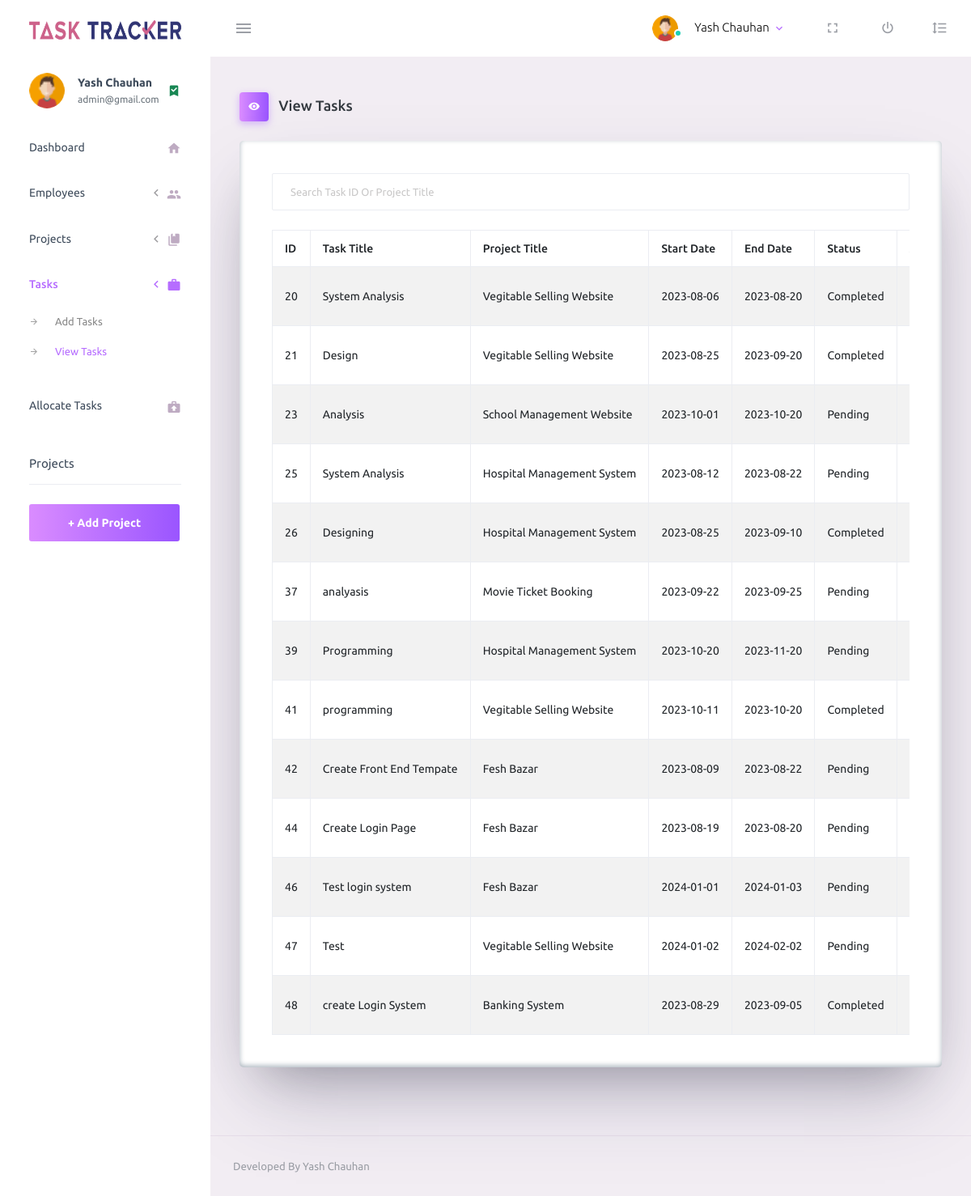
The app's page /admin/viewtask.php (signed in) with its own data.
### tables this page shows
CREATE TABLE IF NOT EXISTS `tasks` (
  `taskId` int(5) NOT NULL AUTO_INCREMENT,
  `projectId` int(5) NOT NULL,
  `taskTitle` varchar(50) NOT NULL,
  `discription` mediumtext,
  `startDate` date NOT NULL,
  `endDate` date NOT NULL,
  `status` varchar(50) NOT NULL DEFAULT 'Pending',
  PRIMARY KEY (`taskId`)
);

CREATE TABLE IF NOT EXISTS `projects` (
  `projectId` int(5) NOT NULL AUTO_INCREMENT,
  `discription` mediumtext,
  `title` varchar(50) NOT NULL,
  `startDate` date NOT NULL,
  `endDate` date NOT NULL,
  `status` varchar(50) NOT NULL DEFAULT 'Pending',
  `plateform` varchar(50) NOT NULL,
  `completionPer` int(3) NOT NULL DEFAULT '0',
  PRIMARY KEY (`projectId`)
);

### admin/viewtask.php (the view, shortened to what this page needs)
<!DOCTYPE html>
<html lang="en">
<head>
  <link rel="stylesheet" href="assets/vendors/mdi/css/materialdesignicons.min.css">
  <link rel="stylesheet" href="assets/vendors/css/vendor.bundle.base.css">
  <link rel="stylesheet" href="assets/css/style.css">
</head>
<body>
  <?php include("../connect.php"); ?>
  <div class="container-scroller">
    <?php include "partials/_navbar.php"; ?>
    <div class="container-fluid page-body-wrapper">
      <?php include "partials/_sidebar.php"; ?>
      <div class="main-panel">
        <div class="content-wrapper">
          <div class="page-header">
            <h3 class="page-title">
              <span class="page-title-icon bg-gradient-primary text-white me-2">
                <i class="mdi mdi-eye"></i>
              </span> View Tasks
            </h3>
          </div>
          <div class="row">
            <div class="col-lg-12 grid-margin stretch-card">
              <div class="card">
                <div class="card-body">
                  <div class="form-group">
                    <input type="text" class="form-control" id="search" placeholder="Search Task ID Or Project Title" onkeypress="searchid(this)" onkeyup="searchid(this)" onkeydown="searchid(this)">
                  </div>
                  <div class="table-responsive">
                    <table class="table table-bordered table-striped">
                      <thead>
                        <tr>
                          <th> ID </th>
                          <th> Task Title </th>
                          <th> Project Title </th>
                          <th> Start Date </th>
                          <th> End Date </th>
                          <th> Status </th>
                          <th> Action </th>
                        </tr>
                      </thead>
                      <tbody id="tabbody">
                        <?php
                        if ($conn) {
                          $cmd = "select t.*,p.title from tasks t,projects p where t.projectId = p.projectId";
                          $result = mysqli_query($conn, $cmd);
                          while ($row = mysqli_fetch_array($result)) {
                        ?>
                            <tr>
                              <td> <?php echo htmlentities($row["taskId"]); ?> </td>
                              <td> <?php echo htmlentities($row["taskTitle"]); ?> </td>
                              <td>
                                <?php echo htmlentities($row["title"]); ?>
                              </td>
                              <td>
                                <?php echo htmlentities($row["startDate"]); ?>
                              </td>
                              <td> <?php echo htmlentities($row["endDate"]); ?> </td>
                              <td> <?php echo htmlentities($row["status"]); ?> </td>
                              <td>
                              </td>
                            </tr>
                        <?php
                          }
                        }
                        ?>
                      </tbody>
                    </table>
                  </div>
                </div>
              </div>
            </div>
          </div>
        </div>
        <?php include "partials/_footer.php"; ?>
      </div>
    </div>
  </div>
</body>
</html>

### admin/partials/_navbar.php (shortened to what this page needs)
<?php
 include_once("../connect.php");
  if(!isset($_SESSION["adminid"]))
  {
    header("location:login.php");
  }
  else
  {
    $admin_id = $_SESSION["adminid"];
    $cmd_admin = "select * from admins where adminId='$admin_id'";
    $result_admin = mysqli_query($conn,$cmd_admin);
    $admin = mysqli_fetch_array($result_admin);
  }
?>
<nav class="navbar default-layout-navbar col-lg-12 col-12 p-0 fixed-top d-flex flex-row">
  <div class="text-center navbar-brand-wrapper d-flex align-items-center justify-content-center">
    <a class="navbar-brand brand-logo" href="index.php"><img src="image/logo2.png" style="width:200px;height:40px;" alt="logo" /></a>
  </div>
  <div class="navbar-menu-wrapper d-flex align-items-stretch">
    <button class="navbar-toggler navbar-toggler align-self-center" type="button" data-toggle="minimize">
      <span class="mdi mdi-menu"></span>
    </button>
    <ul class="navbar-nav navbar-nav-right">
      <li class="nav-item nav-profile dropdown">
        <a class="nav-link dropdown-toggle" id="profileDropdown" href="#" data-bs-toggle="dropdown" aria-expanded="false">
          <div class="nav-profile-img">
            <img src="assets/images/faces-clipart/pic-4.png" alt="image">
            <span class="availability-status online"></span>
          </div>
          <div class="nav-profile-text">
            <p class="mb-1 text-black"><?php echo htmlentities($admin["name"]); ?></p>
          </div>
        </a>
      </li>
      <li class="nav-item d-none d-lg-block full-screen-link">
        <a class="nav-link">
          <i class="mdi mdi-fullscreen" id="fullscreen-button"></i>
        </a>
      </li>
      <li class="nav-item nav-logout d-none d-lg-block">
        <a class="nav-link" href="logout.php">
          <i class="mdi mdi-power"></i>
        </a>
      </li>
      <li class="nav-item nav-settings d-none d-lg-block">
        <a class="nav-link" href="#">
          <i class="mdi mdi-format-line-spacing"></i>
        </a>
      </li>
    </ul>
  </div>
</nav>

### admin/partials/_sidebar.php (shortened to what this page needs)
<nav class="sidebar sidebar-offcanvas" id="sidebar">
<ul class="nav">
    <li class="nav-item nav-profile">
      <a href="adminprofile.php" class="nav-link">
        <div class="nav-profile-image">
          <img src="assets\images\faces-clipart\pic-4.png" alt="profile">
        </div>
        <div class="nav-profile-text d-flex flex-column">
          <span class="font-weight-bold mb-2"><?php echo htmlentities($admin["name"]); ?></span>
          <span class="text-secondary text-small"><?php echo htmlentities($admin["emailId"]); ?></span>
        </div>
        <i class="mdi mdi-bookmark-check text-success nav-profile-badge"></i>
      </a>
    </li>
    <li class="nav-item">
      <a class="nav-link" href="index.php">
        <span class="menu-title">Dashboard</span>
        <i class="mdi mdi-home menu-icon"></i>
      </a>
    </li>
    <li class="nav-item">
      <a class="nav-link" data-bs-toggle="collapse" href="#ui-basic-emp" aria-expanded="false" aria-controls="ui-basic">
        <span class="menu-title">Employees</span>
        <i class="menu-arrow"></i>
        <i class="mdi mdi-account-multiple menu-icon"></i>
      </a>
    </li>
    <li class="nav-item">
      <a class="nav-link" data-bs-toggle="collapse" href="#ui-basic-project" aria-expanded="false" aria-controls="ui-basic">
        <span class="menu-title">Projects</span>
        <i class="menu-arrow"></i>
        <i class="mdi mdi-book-multiple menu-icon"></i>
      </a>
    </li>
    <li class="nav-item">
      <a class="nav-link" data-bs-toggle="collapse" href="#ui-basic-task" aria-expanded="false" aria-controls="ui-basic">
        <span class="menu-title">Tasks</span>
        <i class="menu-arrow"></i>
        <i class="mdi mdi-briefcase menu-icon"></i>
      </a>
      <div class="collapse" id="ui-basic-task">
        <ul class="nav flex-column sub-menu">
          <li class="nav-item"> <a class="nav-link" href="addtasks.php">Add Tasks</a></li>
          <li class="nav-item"> <a class="nav-link" href="viewtask.php">View Tasks</a></li>
        </ul>
      </div>
    </li>
    <li class="nav-item">
      <a class="nav-link" href="allocatetask.php">
        <span class="menu-title">Allocate Tasks</span>
        <i class="mdi mdi-briefcase-upload menu-icon"></i>
      </a>
    </li>
    <li class="nav-item sidebar-actions">
      <span class="nav-link">
        <div class="border-bottom">
          <h6 class="font-weight-normal mb-3">Projects</h6>
        </div>
        <a href="addprojects.php" class="btn btn-block btn-lg btn-gradient-primary mt-4">+ Add Project</a>
      </span>
    </li>
  </ul>
</nav>

### records on screen
tasks: taskId "20", taskTitle "System Analysis", projectId.title "Vegitable Selling Website", startDate "2023-08-06", endDate "2023-08-20", status "Completed"
tasks: taskId "21", taskTitle "Design", projectId.title "Vegitable Selling Website", startDate "2023-08-25", endDate "2023-09-20", status "Completed"
tasks: taskId "23", taskTitle "Analysis", projectId.title "School Management Website", startDate "2023-10-01", endDate "2023-10-20", status "Pending"
tasks: taskId "25", taskTitle "System Analysis", projectId.title "Hospital Management System", startDate "2023-08-12", endDate "2023-08-22", status "Pending"
tasks: taskId "26", taskTitle "Designing", projectId.title "Hospital Management System", startDate "2023-08-25", endDate "2023-09-10", status "Completed"
tasks: taskId "37", taskTitle "analyasis", projectId.title "Movie Ticket Booking", startDate "2023-09-22", endDate "2023-09-25", status "Pending"
tasks: taskId "39", taskTitle "Programming", projectId.title "Hospital Management System", startDate "2023-10-20", endDate "2023-11-20", status "Pending"
tasks: taskId "41", taskTitle "programming", projectId.title "Vegitable Selling Website", startDate "2023-10-11", endDate "2023-10-20", status "Completed"
tasks: taskId "42", taskTitle "Create Front End Tempate", projectId.title "Fesh Bazar", startDate "2023-08-09", endDate "2023-08-22", status "Pending"
tasks: taskId "44", taskTitle "Create Login Page", projectId.title "Fesh Bazar", startDate "2023-08-19", endDate "2023-08-20", status "Pending"
tasks: taskId "46", taskTitle "Test login system", projectId.title "Fesh Bazar", startDate "2024-01-01", endDate "2024-01-03", status "Pending"
tasks: taskId "47", taskTitle "Test", projectId.title "Vegitable Selling Website", startDate "2024-01-02", endDate "2024-02-02", status "Pending"
tasks: taskId "48", taskTitle "create Login System", projectId.title "Banking System", startDate "2023-08-29", endDate "2023-09-05", status "Completed"

### other values on screen
$admin["name"] "Yash Chauhan"
$admin["emailId"] "admin@gmail.com"
